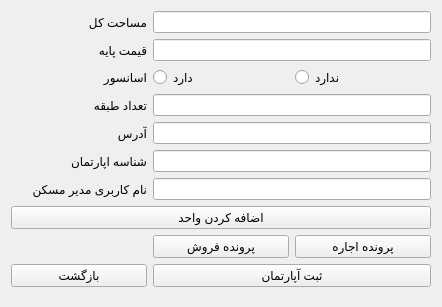
<?xml version="1.0" encoding="UTF-8"?>
<ui version="4.0">
 <class>apartemani_page</class>
 <widget class="QWidget" name="apartemani_page">
  <property name="geometry">
   <rect>
    <x>0</x>
    <y>0</y>
    <width>442</width>
    <height>307</height>
   </rect>
  </property>
  <property name="windowTitle">
   <string>Form</string>
  </property>
  <layout class="QGridLayout" name="gridLayout">
   <item row="2" column="0">
    <widget class="QLabel" name="label_3">
     <property name="text">
      <string>اسانسور</string>
     </property>
    </widget>
   </item>
   <item row="1" column="0">
    <widget class="QLabel" name="label_2">
     <property name="text">
      <string>قیمت پایه</string>
     </property>
    </widget>
   </item>
   <item row="2" column="1">
    <widget class="QRadioButton" name="radioButton">
     <property name="text">
      <string>دارد</string>
     </property>
    </widget>
   </item>
   <item row="5" column="1" colspan="2">
    <widget class="QLineEdit" name="lineEdit_5"/>
   </item>
   <item row="9" column="0">
    <widget class="QPushButton" name="pushButton_2">
     <property name="text">
      <string>بازگشت</string>
     </property>
    </widget>
   </item>
   <item row="7" column="0" colspan="3">
    <widget class="QPushButton" name="pushButton_1">
     <property name="text">
      <string>اضافه کردن واحد</string>
     </property>
    </widget>
   </item>
   <item row="6" column="0">
    <widget class="QLabel" name="label_6">
     <property name="text">
      <string>نام کاربری مدیر مسکن</string>
     </property>
    </widget>
   </item>
   <item row="0" column="1" colspan="2">
    <widget class="QLineEdit" name="lineEdit_1"/>
   </item>
   <item row="4" column="0">
    <widget class="QLabel" name="label_5">
     <property name="text">
      <string>آدرس</string>
     </property>
    </widget>
   </item>
   <item row="3" column="0">
    <widget class="QLabel" name="label_4">
     <property name="text">
      <string>تعداد طبقه</string>
     </property>
    </widget>
   </item>
   <item row="4" column="1" colspan="2">
    <widget class="QLineEdit" name="lineEdit_4"/>
   </item>
   <item row="3" column="1" colspan="2">
    <widget class="QLineEdit" name="lineEdit_3"/>
   </item>
   <item row="0" column="0">
    <widget class="QLabel" name="label_1">
     <property name="text">
      <string>مساحت کل</string>
     </property>
    </widget>
   </item>
   <item row="5" column="0">
    <widget class="QLabel" name="label_7">
     <property name="text">
      <string>شناسه اپارتمان</string>
     </property>
    </widget>
   </item>
   <item row="1" column="1" colspan="2">
    <widget class="QLineEdit" name="lineEdit_2"/>
   </item>
   <item row="6" column="1" colspan="2">
    <widget class="QLineEdit" name="lineEdit_6"/>
   </item>
   <item row="9" column="1" colspan="2">
    <widget class="QPushButton" name="pushButton_3">
     <property name="text">
      <string>ثبت آپارتمان</string>
     </property>
    </widget>
   </item>
   <item row="2" column="2">
    <widget class="QRadioButton" name="radioButton_2">
     <property name="text">
      <string>ندارد</string>
     </property>
    </widget>
   </item>
   <item row="8" column="2">
    <widget class="QPushButton" name="pushButton_4">
     <property name="text">
      <string>پرونده اجاره</string>
     </property>
    </widget>
   </item>
   <item row="8" column="1">
    <widget class="QPushButton" name="pushButton_5">
     <property name="text">
      <string>پرونده فروش</string>
     </property>
    </widget>
   </item>
  </layout>
 </widget>
 <resources/>
 <connections/>
</ui>
